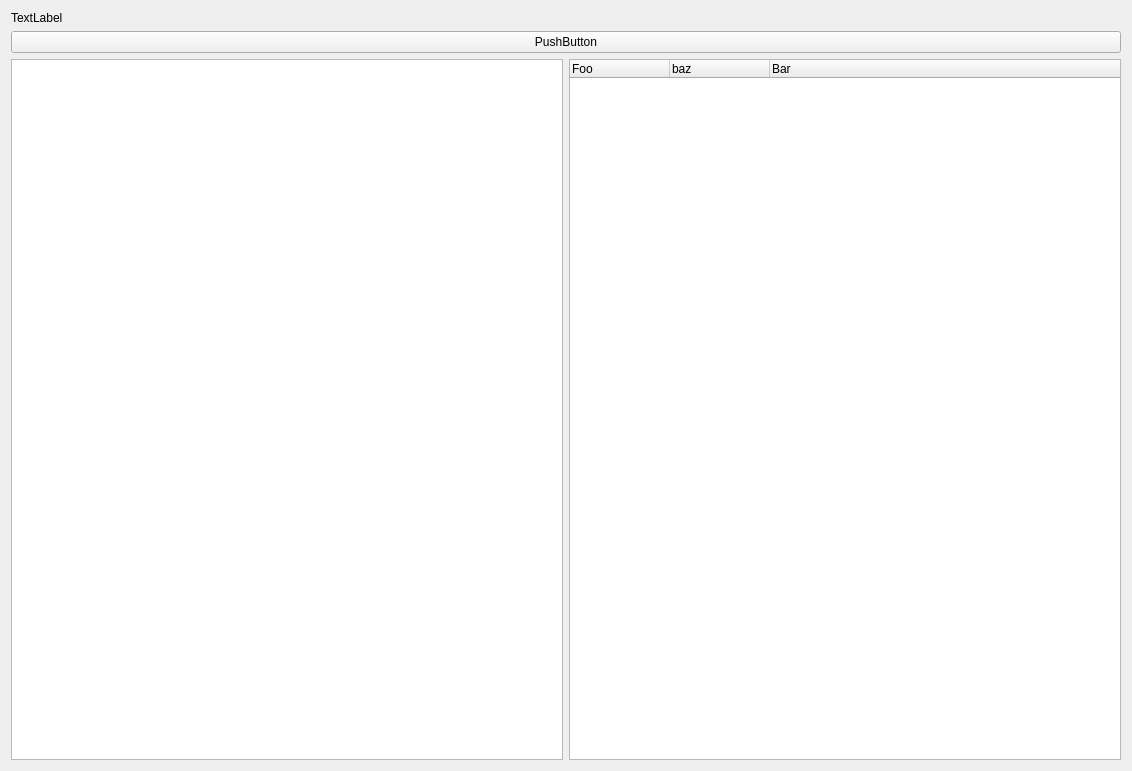
<?xml version="1.0" encoding="UTF-8"?>
<ui version="4.0">
 <class>Form</class>
 <widget class="QWidget" name="Form">
  <property name="geometry">
   <rect>
    <x>0</x>
    <y>0</y>
    <width>1132</width>
    <height>771</height>
   </rect>
  </property>
  <property name="windowTitle">
   <string>Lupv</string>
  </property>
  <layout class="QVBoxLayout" name="verticalLayout_2">
   <item>
    <widget class="QLabel" name="name_label">
     <property name="text">
      <string>TextLabel</string>
     </property>
    </widget>
   </item>
   <item>
    <widget class="QPushButton" name="push_me">
     <property name="text">
      <string>PushButton</string>
     </property>
    </widget>
   </item>
   <item>
    <layout class="QHBoxLayout" name="horizontalLayout">
     <item>
      <widget class="QPlainTextEdit" name="diff_ptextexit">
       <property name="readOnly">
        <bool>true</bool>
       </property>
      </widget>
     </item>
     <item>
      <widget class="QTreeWidget" name="log_tree">
       <column>
        <property name="text">
         <string notr="true">Foo</string>
        </property>
       </column>
       <column>
        <property name="text">
         <string>baz</string>
        </property>
       </column>
       <column>
        <property name="text">
         <string>Bar</string>
        </property>
       </column>
      </widget>
     </item>
    </layout>
   </item>
  </layout>
 </widget>
 <resources/>
 <connections/>
</ui>
